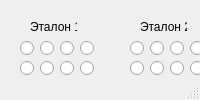
<?xml version="1.0" encoding="UTF-8"?>
<ui version="4.0">
 <class>MainWindow</class>
 <widget class="QMainWindow" name="MainWindow">
  <property name="cursor">
   <cursorShape>ArrowCursor</cursorShape>
  </property>
  <property name="mouseTracking">
   <bool>false</bool>
  </property>
  <property name="windowTitle">
   <string extracomment="Вариант 8">Лаба1 -Распознование</string>
  </property>
  <widget class="QWidget" name="centralwidget">
   <widget class="QPushButton" name="Res">
    <property name="geometry">
     <rect>
      <x>560</x>
      <y>60</y>
      <width>75</width>
      <height>23</height>
     </rect>
    </property>
    <property name="text">
     <string>Результат</string>
    </property>
   </widget>
   <widget class="QRadioButton" name="ex1_0_0">
    <property name="geometry">
     <rect>
      <x>20</x>
      <y>40</y>
      <width>16</width>
      <height>17</height>
     </rect>
    </property>
    <property name="text">
     <string/>
    </property>
   </widget>
   <widget class="QRadioButton" name="ex1_1_0">
    <property name="geometry">
     <rect>
      <x>20</x>
      <y>60</y>
      <width>16</width>
      <height>17</height>
     </rect>
    </property>
    <property name="text">
     <string/>
    </property>
   </widget>
   <widget class="QRadioButton" name="ex1_2_0">
    <property name="geometry">
     <rect>
      <x>20</x>
      <y>80</y>
      <width>16</width>
      <height>17</height>
     </rect>
    </property>
    <property name="text">
     <string/>
    </property>
   </widget>
   <widget class="QRadioButton" name="ex1_3_0">
    <property name="geometry">
     <rect>
      <x>20</x>
      <y>100</y>
      <width>16</width>
      <height>17</height>
     </rect>
    </property>
    <property name="text">
     <string/>
    </property>
   </widget>
   <widget class="QRadioButton" name="ex1_0_1">
    <property name="geometry">
     <rect>
      <x>40</x>
      <y>40</y>
      <width>16</width>
      <height>17</height>
     </rect>
    </property>
    <property name="text">
     <string/>
    </property>
   </widget>
   <widget class="QRadioButton" name="ex1_1_1">
    <property name="geometry">
     <rect>
      <x>40</x>
      <y>60</y>
      <width>16</width>
      <height>17</height>
     </rect>
    </property>
    <property name="text">
     <string/>
    </property>
   </widget>
   <widget class="QRadioButton" name="ex1_2_1">
    <property name="geometry">
     <rect>
      <x>40</x>
      <y>80</y>
      <width>16</width>
      <height>17</height>
     </rect>
    </property>
    <property name="text">
     <string/>
    </property>
   </widget>
   <widget class="QRadioButton" name="ex1_3_1">
    <property name="geometry">
     <rect>
      <x>40</x>
      <y>100</y>
      <width>16</width>
      <height>17</height>
     </rect>
    </property>
    <property name="text">
     <string/>
    </property>
   </widget>
   <widget class="QRadioButton" name="ex1_3_2">
    <property name="geometry">
     <rect>
      <x>60</x>
      <y>100</y>
      <width>16</width>
      <height>17</height>
     </rect>
    </property>
    <property name="text">
     <string/>
    </property>
   </widget>
   <widget class="QRadioButton" name="ex1_3_3">
    <property name="geometry">
     <rect>
      <x>80</x>
      <y>100</y>
      <width>16</width>
      <height>17</height>
     </rect>
    </property>
    <property name="text">
     <string/>
    </property>
   </widget>
   <widget class="QRadioButton" name="ex1_1_3">
    <property name="geometry">
     <rect>
      <x>80</x>
      <y>60</y>
      <width>16</width>
      <height>16</height>
     </rect>
    </property>
    <property name="text">
     <string/>
    </property>
   </widget>
   <widget class="QRadioButton" name="ex1_2_3">
    <property name="geometry">
     <rect>
      <x>80</x>
      <y>80</y>
      <width>16</width>
      <height>17</height>
     </rect>
    </property>
    <property name="text">
     <string/>
    </property>
   </widget>
   <widget class="QRadioButton" name="ex1_1_2">
    <property name="geometry">
     <rect>
      <x>60</x>
      <y>60</y>
      <width>16</width>
      <height>17</height>
     </rect>
    </property>
    <property name="text">
     <string/>
    </property>
   </widget>
   <widget class="QRadioButton" name="ex1_0_3">
    <property name="geometry">
     <rect>
      <x>80</x>
      <y>40</y>
      <width>16</width>
      <height>17</height>
     </rect>
    </property>
    <property name="text">
     <string/>
    </property>
   </widget>
   <widget class="QRadioButton" name="ex1_2_2">
    <property name="geometry">
     <rect>
      <x>60</x>
      <y>80</y>
      <width>16</width>
      <height>17</height>
     </rect>
    </property>
    <property name="text">
     <string/>
    </property>
   </widget>
   <widget class="QRadioButton" name="ex1_0_2">
    <property name="geometry">
     <rect>
      <x>60</x>
      <y>40</y>
      <width>16</width>
      <height>17</height>
     </rect>
    </property>
    <property name="text">
     <string/>
    </property>
   </widget>
   <widget class="QRadioButton" name="ex2_0_0">
    <property name="geometry">
     <rect>
      <x>130</x>
      <y>40</y>
      <width>16</width>
      <height>17</height>
     </rect>
    </property>
    <property name="text">
     <string/>
    </property>
   </widget>
   <widget class="QRadioButton" name="ex2_1_0">
    <property name="geometry">
     <rect>
      <x>130</x>
      <y>60</y>
      <width>16</width>
      <height>17</height>
     </rect>
    </property>
    <property name="text">
     <string/>
    </property>
   </widget>
   <widget class="QRadioButton" name="ex2_2_0">
    <property name="geometry">
     <rect>
      <x>130</x>
      <y>80</y>
      <width>16</width>
      <height>17</height>
     </rect>
    </property>
    <property name="text">
     <string/>
    </property>
   </widget>
   <widget class="QRadioButton" name="ex2_3_0">
    <property name="geometry">
     <rect>
      <x>130</x>
      <y>100</y>
      <width>16</width>
      <height>17</height>
     </rect>
    </property>
    <property name="text">
     <string/>
    </property>
   </widget>
   <widget class="QRadioButton" name="ex2_3_1">
    <property name="geometry">
     <rect>
      <x>150</x>
      <y>100</y>
      <width>16</width>
      <height>17</height>
     </rect>
    </property>
    <property name="text">
     <string/>
    </property>
   </widget>
   <widget class="QRadioButton" name="ex2_2_1">
    <property name="geometry">
     <rect>
      <x>150</x>
      <y>80</y>
      <width>16</width>
      <height>17</height>
     </rect>
    </property>
    <property name="text">
     <string/>
    </property>
   </widget>
   <widget class="QRadioButton" name="ex2_1_1">
    <property name="geometry">
     <rect>
      <x>150</x>
      <y>60</y>
      <width>16</width>
      <height>17</height>
     </rect>
    </property>
    <property name="text">
     <string/>
    </property>
   </widget>
   <widget class="QRadioButton" name="ex2_0_1">
    <property name="geometry">
     <rect>
      <x>150</x>
      <y>40</y>
      <width>16</width>
      <height>17</height>
     </rect>
    </property>
    <property name="text">
     <string/>
    </property>
   </widget>
   <widget class="QRadioButton" name="ex2_0_2">
    <property name="geometry">
     <rect>
      <x>170</x>
      <y>40</y>
      <width>16</width>
      <height>17</height>
     </rect>
    </property>
    <property name="text">
     <string/>
    </property>
   </widget>
   <widget class="QRadioButton" name="ex2_0_3">
    <property name="geometry">
     <rect>
      <x>190</x>
      <y>40</y>
      <width>16</width>
      <height>17</height>
     </rect>
    </property>
    <property name="text">
     <string/>
    </property>
   </widget>
   <widget class="QRadioButton" name="ex2_1_2">
    <property name="geometry">
     <rect>
      <x>170</x>
      <y>60</y>
      <width>16</width>
      <height>17</height>
     </rect>
    </property>
    <property name="text">
     <string/>
    </property>
   </widget>
   <widget class="QRadioButton" name="ex2_1_3">
    <property name="geometry">
     <rect>
      <x>190</x>
      <y>60</y>
      <width>16</width>
      <height>17</height>
     </rect>
    </property>
    <property name="text">
     <string/>
    </property>
   </widget>
   <widget class="QRadioButton" name="ex2_2_3">
    <property name="geometry">
     <rect>
      <x>190</x>
      <y>80</y>
      <width>16</width>
      <height>17</height>
     </rect>
    </property>
    <property name="text">
     <string/>
    </property>
   </widget>
   <widget class="QRadioButton" name="ex2_2_2">
    <property name="geometry">
     <rect>
      <x>170</x>
      <y>80</y>
      <width>16</width>
      <height>17</height>
     </rect>
    </property>
    <property name="text">
     <string/>
    </property>
   </widget>
   <widget class="QRadioButton" name="ex2_3_2">
    <property name="geometry">
     <rect>
      <x>170</x>
      <y>100</y>
      <width>16</width>
      <height>17</height>
     </rect>
    </property>
    <property name="text">
     <string/>
    </property>
   </widget>
   <widget class="QRadioButton" name="ex2_3_3">
    <property name="geometry">
     <rect>
      <x>190</x>
      <y>100</y>
      <width>16</width>
      <height>17</height>
     </rect>
    </property>
    <property name="text">
     <string/>
    </property>
   </widget>
   <widget class="QCheckBox" name="in1_0">
    <property name="geometry">
     <rect>
      <x>460</x>
      <y>60</y>
      <width>16</width>
      <height>20</height>
     </rect>
    </property>
    <property name="text">
     <string/>
    </property>
   </widget>
   <widget class="QCheckBox" name="in0_0">
    <property name="geometry">
     <rect>
      <x>460</x>
      <y>40</y>
      <width>16</width>
      <height>20</height>
     </rect>
    </property>
    <property name="text">
     <string/>
    </property>
   </widget>
   <widget class="QCheckBox" name="in2_0">
    <property name="geometry">
     <rect>
      <x>460</x>
      <y>80</y>
      <width>16</width>
      <height>20</height>
     </rect>
    </property>
    <property name="text">
     <string/>
    </property>
   </widget>
   <widget class="QCheckBox" name="in3_0">
    <property name="geometry">
     <rect>
      <x>460</x>
      <y>100</y>
      <width>16</width>
      <height>20</height>
     </rect>
    </property>
    <property name="text">
     <string/>
    </property>
   </widget>
   <widget class="QCheckBox" name="in0_1">
    <property name="geometry">
     <rect>
      <x>480</x>
      <y>40</y>
      <width>16</width>
      <height>20</height>
     </rect>
    </property>
    <property name="text">
     <string/>
    </property>
   </widget>
   <widget class="QCheckBox" name="in1_1">
    <property name="geometry">
     <rect>
      <x>480</x>
      <y>60</y>
      <width>16</width>
      <height>20</height>
     </rect>
    </property>
    <property name="text">
     <string/>
    </property>
   </widget>
   <widget class="QCheckBox" name="in2_1">
    <property name="geometry">
     <rect>
      <x>480</x>
      <y>80</y>
      <width>16</width>
      <height>20</height>
     </rect>
    </property>
    <property name="text">
     <string/>
    </property>
   </widget>
   <widget class="QCheckBox" name="in3_1">
    <property name="geometry">
     <rect>
      <x>480</x>
      <y>100</y>
      <width>16</width>
      <height>20</height>
     </rect>
    </property>
    <property name="text">
     <string/>
    </property>
   </widget>
   <widget class="QCheckBox" name="in0_2">
    <property name="geometry">
     <rect>
      <x>500</x>
      <y>40</y>
      <width>16</width>
      <height>20</height>
     </rect>
    </property>
    <property name="text">
     <string/>
    </property>
   </widget>
   <widget class="QCheckBox" name="in0_3">
    <property name="geometry">
     <rect>
      <x>520</x>
      <y>40</y>
      <width>16</width>
      <height>20</height>
     </rect>
    </property>
    <property name="text">
     <string/>
    </property>
   </widget>
   <widget class="QCheckBox" name="in1_2">
    <property name="geometry">
     <rect>
      <x>500</x>
      <y>60</y>
      <width>16</width>
      <height>20</height>
     </rect>
    </property>
    <property name="text">
     <string/>
    </property>
   </widget>
   <widget class="QCheckBox" name="in1_3">
    <property name="geometry">
     <rect>
      <x>520</x>
      <y>60</y>
      <width>16</width>
      <height>20</height>
     </rect>
    </property>
    <property name="text">
     <string/>
    </property>
   </widget>
   <widget class="QCheckBox" name="in2_2">
    <property name="geometry">
     <rect>
      <x>500</x>
      <y>80</y>
      <width>16</width>
      <height>20</height>
     </rect>
    </property>
    <property name="text">
     <string/>
    </property>
   </widget>
   <widget class="QCheckBox" name="in2_3">
    <property name="geometry">
     <rect>
      <x>520</x>
      <y>80</y>
      <width>16</width>
      <height>20</height>
     </rect>
    </property>
    <property name="text">
     <string/>
    </property>
   </widget>
   <widget class="QCheckBox" name="in3_2">
    <property name="geometry">
     <rect>
      <x>500</x>
      <y>100</y>
      <width>16</width>
      <height>20</height>
     </rect>
    </property>
    <property name="text">
     <string/>
    </property>
   </widget>
   <widget class="QCheckBox" name="in3_3">
    <property name="geometry">
     <rect>
      <x>520</x>
      <y>100</y>
      <width>16</width>
      <height>20</height>
     </rect>
    </property>
    <property name="text">
     <string/>
    </property>
   </widget>
   <widget class="QRadioButton" name="ex3_0_0">
    <property name="geometry">
     <rect>
      <x>240</x>
      <y>40</y>
      <width>16</width>
      <height>17</height>
     </rect>
    </property>
    <property name="text">
     <string/>
    </property>
   </widget>
   <widget class="QRadioButton" name="ex3_1_0">
    <property name="geometry">
     <rect>
      <x>240</x>
      <y>60</y>
      <width>16</width>
      <height>17</height>
     </rect>
    </property>
    <property name="text">
     <string/>
    </property>
   </widget>
   <widget class="QRadioButton" name="ex3_2_0">
    <property name="geometry">
     <rect>
      <x>240</x>
      <y>80</y>
      <width>16</width>
      <height>17</height>
     </rect>
    </property>
    <property name="text">
     <string/>
    </property>
   </widget>
   <widget class="QRadioButton" name="ex3_3_0">
    <property name="geometry">
     <rect>
      <x>240</x>
      <y>100</y>
      <width>16</width>
      <height>17</height>
     </rect>
    </property>
    <property name="text">
     <string/>
    </property>
   </widget>
   <widget class="QRadioButton" name="ex3_3_1">
    <property name="geometry">
     <rect>
      <x>260</x>
      <y>100</y>
      <width>16</width>
      <height>16</height>
     </rect>
    </property>
    <property name="text">
     <string/>
    </property>
   </widget>
   <widget class="QRadioButton" name="ex3_3_2">
    <property name="geometry">
     <rect>
      <x>280</x>
      <y>100</y>
      <width>16</width>
      <height>17</height>
     </rect>
    </property>
    <property name="text">
     <string/>
    </property>
   </widget>
   <widget class="QRadioButton" name="ex3_3_3">
    <property name="geometry">
     <rect>
      <x>300</x>
      <y>100</y>
      <width>16</width>
      <height>17</height>
     </rect>
    </property>
    <property name="text">
     <string/>
    </property>
   </widget>
   <widget class="QRadioButton" name="ex3_2_1">
    <property name="geometry">
     <rect>
      <x>260</x>
      <y>80</y>
      <width>16</width>
      <height>17</height>
     </rect>
    </property>
    <property name="text">
     <string/>
    </property>
   </widget>
   <widget class="QRadioButton" name="ex3_2_2">
    <property name="geometry">
     <rect>
      <x>280</x>
      <y>80</y>
      <width>16</width>
      <height>17</height>
     </rect>
    </property>
    <property name="text">
     <string/>
    </property>
   </widget>
   <widget class="QRadioButton" name="ex3_2_3">
    <property name="geometry">
     <rect>
      <x>300</x>
      <y>80</y>
      <width>16</width>
      <height>17</height>
     </rect>
    </property>
    <property name="text">
     <string/>
    </property>
   </widget>
   <widget class="QRadioButton" name="ex3_1_1">
    <property name="geometry">
     <rect>
      <x>260</x>
      <y>60</y>
      <width>16</width>
      <height>17</height>
     </rect>
    </property>
    <property name="text">
     <string/>
    </property>
   </widget>
   <widget class="QRadioButton" name="ex3_0_2">
    <property name="geometry">
     <rect>
      <x>280</x>
      <y>40</y>
      <width>16</width>
      <height>17</height>
     </rect>
    </property>
    <property name="text">
     <string/>
    </property>
   </widget>
   <widget class="QRadioButton" name="ex3_1_2">
    <property name="geometry">
     <rect>
      <x>280</x>
      <y>60</y>
      <width>16</width>
      <height>17</height>
     </rect>
    </property>
    <property name="text">
     <string/>
    </property>
   </widget>
   <widget class="QRadioButton" name="ex3_1_3">
    <property name="geometry">
     <rect>
      <x>300</x>
      <y>60</y>
      <width>16</width>
      <height>17</height>
     </rect>
    </property>
    <property name="text">
     <string/>
    </property>
   </widget>
   <widget class="QRadioButton" name="ex3_0_1">
    <property name="geometry">
     <rect>
      <x>260</x>
      <y>40</y>
      <width>16</width>
      <height>17</height>
     </rect>
    </property>
    <property name="text">
     <string/>
    </property>
   </widget>
   <widget class="QRadioButton" name="ex3_0_3">
    <property name="geometry">
     <rect>
      <x>300</x>
      <y>40</y>
      <width>16</width>
      <height>17</height>
     </rect>
    </property>
    <property name="text">
     <string/>
    </property>
   </widget>
   <widget class="QLabel" name="label">
    <property name="geometry">
     <rect>
      <x>30</x>
      <y>20</y>
      <width>47</width>
      <height>13</height>
     </rect>
    </property>
    <property name="text">
     <string>Эталон 1</string>
    </property>
   </widget>
   <widget class="QLabel" name="label_2">
    <property name="geometry">
     <rect>
      <x>140</x>
      <y>20</y>
      <width>47</width>
      <height>13</height>
     </rect>
    </property>
    <property name="text">
     <string>Эталон 2</string>
    </property>
   </widget>
   <widget class="QLabel" name="label_3">
    <property name="geometry">
     <rect>
      <x>250</x>
      <y>20</y>
      <width>47</width>
      <height>13</height>
     </rect>
    </property>
    <property name="text">
     <string>Эталон 3</string>
    </property>
   </widget>
   <widget class="QLabel" name="label_4">
    <property name="geometry">
     <rect>
      <x>460</x>
      <y>20</y>
      <width>91</width>
      <height>16</height>
     </rect>
    </property>
    <property name="text">
     <string>Распознаваемый</string>
    </property>
   </widget>
   <widget class="QRadioButton" name="ex4_3_1">
    <property name="geometry">
     <rect>
      <x>370</x>
      <y>100</y>
      <width>16</width>
      <height>17</height>
     </rect>
    </property>
    <property name="text">
     <string/>
    </property>
   </widget>
   <widget class="QRadioButton" name="ex4_1_0">
    <property name="geometry">
     <rect>
      <x>350</x>
      <y>60</y>
      <width>16</width>
      <height>17</height>
     </rect>
    </property>
    <property name="text">
     <string/>
    </property>
   </widget>
   <widget class="QRadioButton" name="ex4_0_3">
    <property name="geometry">
     <rect>
      <x>410</x>
      <y>40</y>
      <width>16</width>
      <height>17</height>
     </rect>
    </property>
    <property name="text">
     <string/>
    </property>
   </widget>
   <widget class="QRadioButton" name="ex4_3_2">
    <property name="geometry">
     <rect>
      <x>390</x>
      <y>100</y>
      <width>16</width>
      <height>17</height>
     </rect>
    </property>
    <property name="text">
     <string/>
    </property>
   </widget>
   <widget class="QRadioButton" name="ex4_1_3">
    <property name="geometry">
     <rect>
      <x>410</x>
      <y>60</y>
      <width>16</width>
      <height>17</height>
     </rect>
    </property>
    <property name="text">
     <string/>
    </property>
   </widget>
   <widget class="QRadioButton" name="ex4_2_2">
    <property name="geometry">
     <rect>
      <x>390</x>
      <y>80</y>
      <width>16</width>
      <height>17</height>
     </rect>
    </property>
    <property name="text">
     <string/>
    </property>
   </widget>
   <widget class="QRadioButton" name="ex4_1_2">
    <property name="geometry">
     <rect>
      <x>390</x>
      <y>60</y>
      <width>16</width>
      <height>17</height>
     </rect>
    </property>
    <property name="text">
     <string/>
    </property>
   </widget>
   <widget class="QRadioButton" name="ex4_2_1">
    <property name="geometry">
     <rect>
      <x>370</x>
      <y>80</y>
      <width>16</width>
      <height>17</height>
     </rect>
    </property>
    <property name="text">
     <string/>
    </property>
   </widget>
   <widget class="QRadioButton" name="ex4_1_1">
    <property name="geometry">
     <rect>
      <x>370</x>
      <y>60</y>
      <width>16</width>
      <height>17</height>
     </rect>
    </property>
    <property name="text">
     <string/>
    </property>
   </widget>
   <widget class="QRadioButton" name="ex4_0_1">
    <property name="geometry">
     <rect>
      <x>370</x>
      <y>40</y>
      <width>16</width>
      <height>17</height>
     </rect>
    </property>
    <property name="text">
     <string/>
    </property>
   </widget>
   <widget class="QRadioButton" name="ex4_3_3">
    <property name="geometry">
     <rect>
      <x>410</x>
      <y>100</y>
      <width>16</width>
      <height>17</height>
     </rect>
    </property>
    <property name="text">
     <string/>
    </property>
   </widget>
   <widget class="QRadioButton" name="ex4_3_0">
    <property name="geometry">
     <rect>
      <x>350</x>
      <y>100</y>
      <width>16</width>
      <height>17</height>
     </rect>
    </property>
    <property name="text">
     <string/>
    </property>
   </widget>
   <widget class="QLabel" name="label_5">
    <property name="geometry">
     <rect>
      <x>360</x>
      <y>20</y>
      <width>47</width>
      <height>13</height>
     </rect>
    </property>
    <property name="text">
     <string>Эталон 4</string>
    </property>
   </widget>
   <widget class="QRadioButton" name="ex4_0_2">
    <property name="geometry">
     <rect>
      <x>390</x>
      <y>40</y>
      <width>16</width>
      <height>17</height>
     </rect>
    </property>
    <property name="text">
     <string/>
    </property>
   </widget>
   <widget class="QRadioButton" name="ex4_0_0">
    <property name="geometry">
     <rect>
      <x>350</x>
      <y>40</y>
      <width>16</width>
      <height>17</height>
     </rect>
    </property>
    <property name="text">
     <string/>
    </property>
   </widget>
   <widget class="QRadioButton" name="ex4_2_0">
    <property name="geometry">
     <rect>
      <x>350</x>
      <y>80</y>
      <width>16</width>
      <height>17</height>
     </rect>
    </property>
    <property name="text">
     <string/>
    </property>
   </widget>
   <widget class="QRadioButton" name="ex4_2_3">
    <property name="geometry">
     <rect>
      <x>410</x>
      <y>80</y>
      <width>16</width>
      <height>17</height>
     </rect>
    </property>
    <property name="text">
     <string/>
    </property>
   </widget>
   <widget class="QLabel" name="label_6">
    <property name="geometry">
     <rect>
      <x>20</x>
      <y>130</y>
      <width>151</width>
      <height>16</height>
     </rect>
    </property>
    <property name="text">
     <string>Растояние по Минковскому:</string>
    </property>
   </widget>
   <widget class="QLineEdit" name="lineEdit">
    <property name="geometry">
     <rect>
      <x>90</x>
      <y>160</y>
      <width>71</width>
      <height>20</height>
     </rect>
    </property>
   </widget>
   <widget class="QLineEdit" name="lineEdit_2">
    <property name="geometry">
     <rect>
      <x>90</x>
      <y>190</y>
      <width>71</width>
      <height>20</height>
     </rect>
    </property>
   </widget>
   <widget class="QLineEdit" name="lineEdit_3">
    <property name="geometry">
     <rect>
      <x>90</x>
      <y>220</y>
      <width>71</width>
      <height>20</height>
     </rect>
    </property>
   </widget>
   <widget class="QLineEdit" name="lineEdit_4">
    <property name="geometry">
     <rect>
      <x>90</x>
      <y>250</y>
      <width>71</width>
      <height>20</height>
     </rect>
    </property>
   </widget>
   <widget class="QLabel" name="label_7">
    <property name="geometry">
     <rect>
      <x>30</x>
      <y>160</y>
      <width>51</width>
      <height>20</height>
     </rect>
    </property>
    <property name="text">
     <string>Эталон 1:</string>
    </property>
   </widget>
   <widget class="QLabel" name="label_8">
    <property name="geometry">
     <rect>
      <x>30</x>
      <y>250</y>
      <width>51</width>
      <height>20</height>
     </rect>
    </property>
    <property name="text">
     <string>Эталон 4:</string>
    </property>
   </widget>
   <widget class="QLabel" name="label_9">
    <property name="geometry">
     <rect>
      <x>30</x>
      <y>220</y>
      <width>51</width>
      <height>20</height>
     </rect>
    </property>
    <property name="text">
     <string>Эталон 3:</string>
    </property>
   </widget>
   <widget class="QLabel" name="label_10">
    <property name="geometry">
     <rect>
      <x>30</x>
      <y>190</y>
      <width>51</width>
      <height>20</height>
     </rect>
    </property>
    <property name="text">
     <string>Эталон 2:</string>
    </property>
   </widget>
   <widget class="QLabel" name="label_11">
    <property name="geometry">
     <rect>
      <x>210</x>
      <y>130</y>
      <width>91</width>
      <height>16</height>
     </rect>
    </property>
    <property name="text">
     <string>Сумма модулей:</string>
    </property>
   </widget>
   <widget class="QLineEdit" name="lineEdit_5">
    <property name="geometry">
     <rect>
      <x>250</x>
      <y>220</y>
      <width>71</width>
      <height>20</height>
     </rect>
    </property>
   </widget>
   <widget class="QLineEdit" name="lineEdit_6">
    <property name="geometry">
     <rect>
      <x>250</x>
      <y>250</y>
      <width>71</width>
      <height>20</height>
     </rect>
    </property>
   </widget>
   <widget class="QLabel" name="label_12">
    <property name="geometry">
     <rect>
      <x>190</x>
      <y>250</y>
      <width>51</width>
      <height>20</height>
     </rect>
    </property>
    <property name="text">
     <string>Эталон 4:</string>
    </property>
   </widget>
   <widget class="QLabel" name="label_13">
    <property name="geometry">
     <rect>
      <x>190</x>
      <y>190</y>
      <width>51</width>
      <height>20</height>
     </rect>
    </property>
    <property name="text">
     <string>Эталон 2:</string>
    </property>
   </widget>
   <widget class="QLabel" name="label_14">
    <property name="geometry">
     <rect>
      <x>190</x>
      <y>160</y>
      <width>51</width>
      <height>20</height>
     </rect>
    </property>
    <property name="text">
     <string>Эталон 1:</string>
    </property>
   </widget>
   <widget class="QLineEdit" name="lineEdit_7">
    <property name="geometry">
     <rect>
      <x>250</x>
      <y>160</y>
      <width>71</width>
      <height>20</height>
     </rect>
    </property>
   </widget>
   <widget class="QLineEdit" name="lineEdit_8">
    <property name="geometry">
     <rect>
      <x>250</x>
      <y>190</y>
      <width>71</width>
      <height>20</height>
     </rect>
    </property>
   </widget>
   <widget class="QLabel" name="label_15">
    <property name="geometry">
     <rect>
      <x>190</x>
      <y>220</y>
      <width>51</width>
      <height>20</height>
     </rect>
    </property>
    <property name="text">
     <string>Эталон 3:</string>
    </property>
   </widget>
   <widget class="QLabel" name="label_16">
    <property name="geometry">
     <rect>
      <x>350</x>
      <y>250</y>
      <width>51</width>
      <height>20</height>
     </rect>
    </property>
    <property name="text">
     <string>Эталон 4:</string>
    </property>
   </widget>
   <widget class="QLabel" name="label_17">
    <property name="geometry">
     <rect>
      <x>350</x>
      <y>190</y>
      <width>51</width>
      <height>20</height>
     </rect>
    </property>
    <property name="text">
     <string>Эталон 2:</string>
    </property>
   </widget>
   <widget class="QLineEdit" name="lineEdit_9">
    <property name="geometry">
     <rect>
      <x>410</x>
      <y>160</y>
      <width>71</width>
      <height>20</height>
     </rect>
    </property>
   </widget>
   <widget class="QLineEdit" name="lineEdit_10">
    <property name="geometry">
     <rect>
      <x>410</x>
      <y>220</y>
      <width>71</width>
      <height>20</height>
     </rect>
    </property>
   </widget>
   <widget class="QLabel" name="label_18">
    <property name="geometry">
     <rect>
      <x>350</x>
      <y>220</y>
      <width>51</width>
      <height>20</height>
     </rect>
    </property>
    <property name="text">
     <string>Эталон 3:</string>
    </property>
   </widget>
   <widget class="QLineEdit" name="lineEdit_11">
    <property name="geometry">
     <rect>
      <x>410</x>
      <y>250</y>
      <width>71</width>
      <height>20</height>
     </rect>
    </property>
   </widget>
   <widget class="QLabel" name="label_19">
    <property name="geometry">
     <rect>
      <x>350</x>
      <y>160</y>
      <width>51</width>
      <height>20</height>
     </rect>
    </property>
    <property name="text">
     <string>Эталон 1:</string>
    </property>
   </widget>
   <widget class="QLabel" name="label_20">
    <property name="geometry">
     <rect>
      <x>360</x>
      <y>130</y>
      <width>111</width>
      <height>16</height>
     </rect>
    </property>
    <property name="text">
     <string>Сумма модулей с n:</string>
    </property>
   </widget>
   <widget class="QLineEdit" name="lineEdit_12">
    <property name="geometry">
     <rect>
      <x>410</x>
      <y>190</y>
      <width>71</width>
      <height>20</height>
     </rect>
    </property>
   </widget>
   <widget class="QLineEdit" name="lineEdit_13">
    <property name="geometry">
     <rect>
      <x>570</x>
      <y>220</y>
      <width>71</width>
      <height>20</height>
     </rect>
    </property>
   </widget>
   <widget class="QLineEdit" name="lineEdit_14">
    <property name="geometry">
     <rect>
      <x>570</x>
      <y>250</y>
      <width>71</width>
      <height>20</height>
     </rect>
    </property>
   </widget>
   <widget class="QLabel" name="label_21">
    <property name="geometry">
     <rect>
      <x>510</x>
      <y>250</y>
      <width>51</width>
      <height>20</height>
     </rect>
    </property>
    <property name="text">
     <string>Эталон 4:</string>
    </property>
   </widget>
   <widget class="QLabel" name="label_22">
    <property name="geometry">
     <rect>
      <x>510</x>
      <y>190</y>
      <width>51</width>
      <height>20</height>
     </rect>
    </property>
    <property name="text">
     <string>Эталон 2:</string>
    </property>
   </widget>
   <widget class="QLabel" name="label_23">
    <property name="geometry">
     <rect>
      <x>510</x>
      <y>160</y>
      <width>51</width>
      <height>20</height>
     </rect>
    </property>
    <property name="text">
     <string>Эталон 1:</string>
    </property>
   </widget>
   <widget class="QLineEdit" name="lineEdit_15">
    <property name="geometry">
     <rect>
      <x>570</x>
      <y>160</y>
      <width>71</width>
      <height>20</height>
     </rect>
    </property>
   </widget>
   <widget class="QLabel" name="label_24">
    <property name="geometry">
     <rect>
      <x>500</x>
      <y>130</y>
      <width>151</width>
      <height>16</height>
     </rect>
    </property>
    <property name="text">
     <string>Растояние по Кендалу:</string>
    </property>
   </widget>
   <widget class="QLineEdit" name="lineEdit_16">
    <property name="geometry">
     <rect>
      <x>570</x>
      <y>190</y>
      <width>71</width>
      <height>20</height>
     </rect>
    </property>
   </widget>
   <widget class="QLabel" name="label_25">
    <property name="geometry">
     <rect>
      <x>510</x>
      <y>220</y>
      <width>51</width>
      <height>20</height>
     </rect>
    </property>
    <property name="text">
     <string>Эталон 3:</string>
    </property>
   </widget>
   <widget class="QLabel" name="label_26">
    <property name="geometry">
     <rect>
      <x>50</x>
      <y>410</y>
      <width>51</width>
      <height>20</height>
     </rect>
    </property>
    <property name="text">
     <string>Эталон 4:</string>
    </property>
   </widget>
   <widget class="QLabel" name="label_27">
    <property name="geometry">
     <rect>
      <x>50</x>
      <y>380</y>
      <width>51</width>
      <height>20</height>
     </rect>
    </property>
    <property name="text">
     <string>Эталон 3:</string>
    </property>
   </widget>
   <widget class="QLineEdit" name="lineEdit_17">
    <property name="geometry">
     <rect>
      <x>110</x>
      <y>410</y>
      <width>71</width>
      <height>20</height>
     </rect>
    </property>
   </widget>
   <widget class="QLabel" name="label_28">
    <property name="geometry">
     <rect>
      <x>50</x>
      <y>350</y>
      <width>51</width>
      <height>20</height>
     </rect>
    </property>
    <property name="text">
     <string>Эталон 2:</string>
    </property>
   </widget>
   <widget class="QLabel" name="label_29">
    <property name="geometry">
     <rect>
      <x>50</x>
      <y>320</y>
      <width>51</width>
      <height>20</height>
     </rect>
    </property>
    <property name="text">
     <string>Эталон 1:</string>
    </property>
   </widget>
   <widget class="QLineEdit" name="lineEdit_18">
    <property name="geometry">
     <rect>
      <x>110</x>
      <y>320</y>
      <width>71</width>
      <height>20</height>
     </rect>
    </property>
   </widget>
   <widget class="QLineEdit" name="lineEdit_19">
    <property name="geometry">
     <rect>
      <x>110</x>
      <y>350</y>
      <width>71</width>
      <height>20</height>
     </rect>
    </property>
   </widget>
   <widget class="QLabel" name="label_30">
    <property name="geometry">
     <rect>
      <x>40</x>
      <y>290</y>
      <width>151</width>
      <height>16</height>
     </rect>
    </property>
    <property name="text">
     <string>Растояние по Чебышеву:</string>
    </property>
   </widget>
   <widget class="QLineEdit" name="lineEdit_20">
    <property name="geometry">
     <rect>
      <x>110</x>
      <y>380</y>
      <width>71</width>
      <height>20</height>
     </rect>
    </property>
   </widget>
   <widget class="QLineEdit" name="lineEdit_21">
    <property name="geometry">
     <rect>
      <x>320</x>
      <y>410</y>
      <width>71</width>
      <height>20</height>
     </rect>
    </property>
   </widget>
   <widget class="QLineEdit" name="lineEdit_22">
    <property name="geometry">
     <rect>
      <x>320</x>
      <y>320</y>
      <width>71</width>
      <height>20</height>
     </rect>
    </property>
   </widget>
   <widget class="QLineEdit" name="lineEdit_23">
    <property name="geometry">
     <rect>
      <x>320</x>
      <y>350</y>
      <width>71</width>
      <height>20</height>
     </rect>
    </property>
   </widget>
   <widget class="QLabel" name="label_31">
    <property name="geometry">
     <rect>
      <x>260</x>
      <y>380</y>
      <width>51</width>
      <height>20</height>
     </rect>
    </property>
    <property name="text">
     <string>Эталон 3:</string>
    </property>
   </widget>
   <widget class="QLabel" name="label_32">
    <property name="geometry">
     <rect>
      <x>260</x>
      <y>320</y>
      <width>51</width>
      <height>20</height>
     </rect>
    </property>
    <property name="text">
     <string>Эталон 1:</string>
    </property>
   </widget>
   <widget class="QLineEdit" name="lineEdit_24">
    <property name="geometry">
     <rect>
      <x>320</x>
      <y>380</y>
      <width>71</width>
      <height>20</height>
     </rect>
    </property>
   </widget>
   <widget class="QLabel" name="label_33">
    <property name="geometry">
     <rect>
      <x>260</x>
      <y>410</y>
      <width>51</width>
      <height>20</height>
     </rect>
    </property>
    <property name="text">
     <string>Эталон 4:</string>
    </property>
   </widget>
   <widget class="QLabel" name="label_34">
    <property name="geometry">
     <rect>
      <x>260</x>
      <y>350</y>
      <width>51</width>
      <height>20</height>
     </rect>
    </property>
    <property name="text">
     <string>Эталон 2:</string>
    </property>
   </widget>
   <widget class="QLabel" name="label_35">
    <property name="geometry">
     <rect>
      <x>240</x>
      <y>290</y>
      <width>191</width>
      <height>16</height>
     </rect>
    </property>
    <property name="text">
     <string>Ф-ция сходства по Сокаля и Снифа:</string>
    </property>
   </widget>
   <widget class="QLineEdit" name="lineEdit_25">
    <property name="geometry">
     <rect>
      <x>540</x>
      <y>500</y>
      <width>71</width>
      <height>20</height>
     </rect>
    </property>
   </widget>
   <widget class="QLabel" name="label_36">
    <property name="geometry">
     <rect>
      <x>340</x>
      <y>480</y>
      <width>111</width>
      <height>20</height>
     </rect>
    </property>
    <property name="text">
     <string>Ф-ция схоства Юла:</string>
    </property>
   </widget>
   <widget class="QLabel" name="label_37">
    <property name="geometry">
     <rect>
      <x>480</x>
      <y>470</y>
      <width>51</width>
      <height>20</height>
     </rect>
    </property>
    <property name="text">
     <string>Эталон 2:</string>
    </property>
   </widget>
   <widget class="QLineEdit" name="lineEdit_26">
    <property name="geometry">
     <rect>
      <x>540</x>
      <y>530</y>
      <width>71</width>
      <height>20</height>
     </rect>
    </property>
   </widget>
   <widget class="QLabel" name="label_38">
    <property name="geometry">
     <rect>
      <x>480</x>
      <y>530</y>
      <width>51</width>
      <height>20</height>
     </rect>
    </property>
    <property name="text">
     <string>Эталон 4:</string>
    </property>
   </widget>
   <widget class="QLineEdit" name="lineEdit_27">
    <property name="geometry">
     <rect>
      <x>540</x>
      <y>470</y>
      <width>71</width>
      <height>20</height>
     </rect>
    </property>
   </widget>
   <widget class="QLabel" name="label_39">
    <property name="geometry">
     <rect>
      <x>480</x>
      <y>500</y>
      <width>51</width>
      <height>20</height>
     </rect>
    </property>
    <property name="text">
     <string>Эталон 3:</string>
    </property>
   </widget>
   <widget class="QLabel" name="label_40">
    <property name="geometry">
     <rect>
      <x>480</x>
      <y>440</y>
      <width>51</width>
      <height>20</height>
     </rect>
    </property>
    <property name="text">
     <string>Эталон 1:</string>
    </property>
   </widget>
   <widget class="QLineEdit" name="lineEdit_28">
    <property name="geometry">
     <rect>
      <x>540</x>
      <y>440</y>
      <width>71</width>
      <height>20</height>
     </rect>
    </property>
   </widget>
   <widget class="QLineEdit" name="lineEdit_29">
    <property name="geometry">
     <rect>
      <x>540</x>
      <y>380</y>
      <width>71</width>
      <height>20</height>
     </rect>
    </property>
   </widget>
   <widget class="QLabel" name="label_41">
    <property name="geometry">
     <rect>
      <x>460</x>
      <y>290</y>
      <width>201</width>
      <height>16</height>
     </rect>
    </property>
    <property name="text">
     <string>Ф-ция сходства по Сокаля и Мишнера:</string>
    </property>
   </widget>
   <widget class="QLabel" name="label_42">
    <property name="geometry">
     <rect>
      <x>480</x>
      <y>350</y>
      <width>51</width>
      <height>20</height>
     </rect>
    </property>
    <property name="text">
     <string>Эталон 2:</string>
    </property>
   </widget>
   <widget class="QLineEdit" name="lineEdit_30">
    <property name="geometry">
     <rect>
      <x>540</x>
      <y>410</y>
      <width>71</width>
      <height>20</height>
     </rect>
    </property>
   </widget>
   <widget class="QLabel" name="label_43">
    <property name="geometry">
     <rect>
      <x>480</x>
      <y>410</y>
      <width>51</width>
      <height>20</height>
     </rect>
    </property>
    <property name="text">
     <string>Эталон 4:</string>
    </property>
   </widget>
   <widget class="QLineEdit" name="lineEdit_31">
    <property name="geometry">
     <rect>
      <x>540</x>
      <y>350</y>
      <width>71</width>
      <height>20</height>
     </rect>
    </property>
   </widget>
   <widget class="QLabel" name="label_44">
    <property name="geometry">
     <rect>
      <x>480</x>
      <y>380</y>
      <width>51</width>
      <height>20</height>
     </rect>
    </property>
    <property name="text">
     <string>Эталон 3:</string>
    </property>
   </widget>
   <widget class="QLabel" name="label_45">
    <property name="geometry">
     <rect>
      <x>480</x>
      <y>320</y>
      <width>51</width>
      <height>20</height>
     </rect>
    </property>
    <property name="text">
     <string>Эталон 1:</string>
    </property>
   </widget>
   <widget class="QLineEdit" name="lineEdit_32">
    <property name="geometry">
     <rect>
      <x>540</x>
      <y>320</y>
      <width>71</width>
      <height>20</height>
     </rect>
    </property>
   </widget>
   <widget class="QLineEdit" name="lineEdit_33">
    <property name="geometry">
     <rect>
      <x>250</x>
      <y>500</y>
      <width>71</width>
      <height>20</height>
     </rect>
    </property>
   </widget>
   <widget class="QLabel" name="label_47">
    <property name="geometry">
     <rect>
      <x>190</x>
      <y>470</y>
      <width>51</width>
      <height>20</height>
     </rect>
    </property>
    <property name="text">
     <string>Эталон 2:</string>
    </property>
   </widget>
   <widget class="QLineEdit" name="lineEdit_34">
    <property name="geometry">
     <rect>
      <x>250</x>
      <y>530</y>
      <width>71</width>
      <height>20</height>
     </rect>
    </property>
   </widget>
   <widget class="QLabel" name="label_48">
    <property name="geometry">
     <rect>
      <x>190</x>
      <y>530</y>
      <width>51</width>
      <height>20</height>
     </rect>
    </property>
    <property name="text">
     <string>Эталон 4:</string>
    </property>
   </widget>
   <widget class="QLineEdit" name="lineEdit_35">
    <property name="geometry">
     <rect>
      <x>250</x>
      <y>470</y>
      <width>71</width>
      <height>20</height>
     </rect>
    </property>
   </widget>
   <widget class="QLabel" name="label_49">
    <property name="geometry">
     <rect>
      <x>190</x>
      <y>500</y>
      <width>51</width>
      <height>20</height>
     </rect>
    </property>
    <property name="text">
     <string>Эталон 3:</string>
    </property>
   </widget>
   <widget class="QLabel" name="label_50">
    <property name="geometry">
     <rect>
      <x>190</x>
      <y>440</y>
      <width>51</width>
      <height>20</height>
     </rect>
    </property>
    <property name="text">
     <string>Эталон 1:</string>
    </property>
   </widget>
   <widget class="QLineEdit" name="lineEdit_36">
    <property name="geometry">
     <rect>
      <x>250</x>
      <y>440</y>
      <width>71</width>
      <height>20</height>
     </rect>
    </property>
   </widget>
   <widget class="QLabel" name="label_46">
    <property name="geometry">
     <rect>
      <x>30</x>
      <y>480</y>
      <width>191</width>
      <height>16</height>
     </rect>
    </property>
    <property name="text">
     <string>Ф-ция сходства Кульжинского:</string>
    </property>
   </widget>
  </widget>
  <widget class="QMenuBar" name="menubar">
   <property name="geometry">
    <rect>
     <x>0</x>
     <y>0</y>
     <width>700</width>
     <height>21</height>
    </rect>
   </property>
  </widget>
  <widget class="QStatusBar" name="statusbar"/>
 </widget>
 <resources/>
 <connections/>
</ui>
